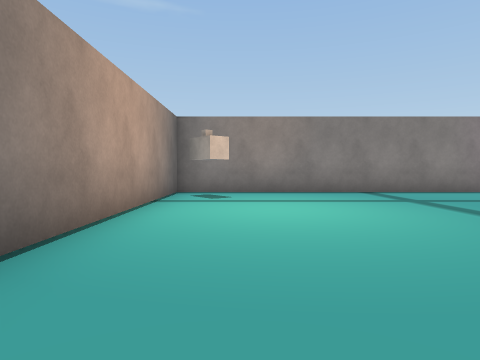
view 1 (above)

24 first-person views from a walk through a 3-D level made in the Unity game engine. The camera is 1.2 m above the floor, tilts 2° down and sees 75° across. The floor is counted in squares, 2 m on a side. Each view is taken from the middle of a square. On the plan, view 1 faces up. The plan holds only what a view shows up to about 9 squares ahead; the rest is blank. The place goes on beyond the plan. The player character is not drawn. Door leaves are left out, so doorways stand open. Some surface patterns are stand-ins.

view 2
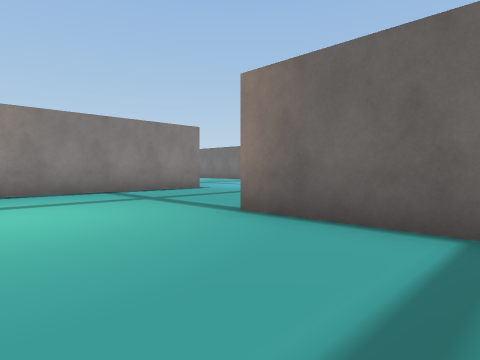

view 3
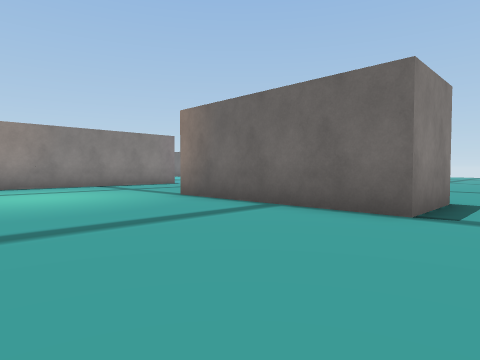

view 4
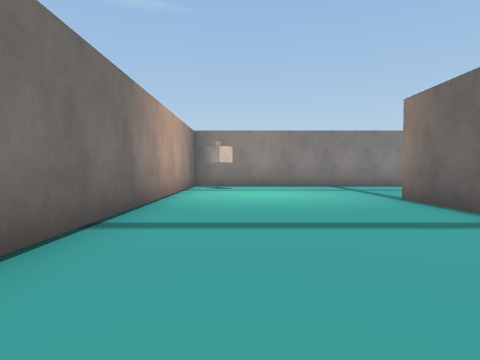

view 5
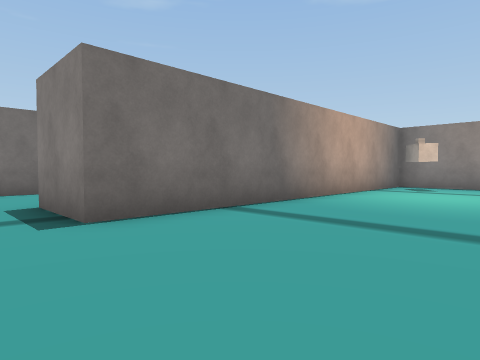

view 6
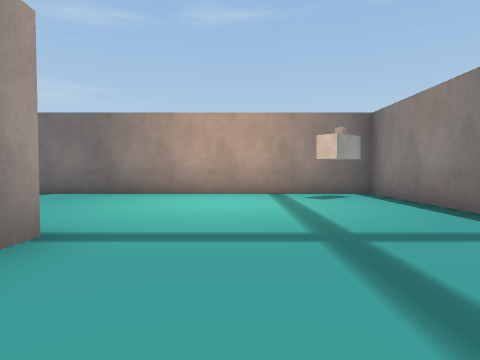

view 7
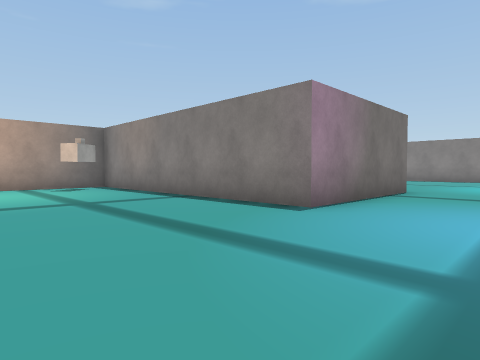

view 8
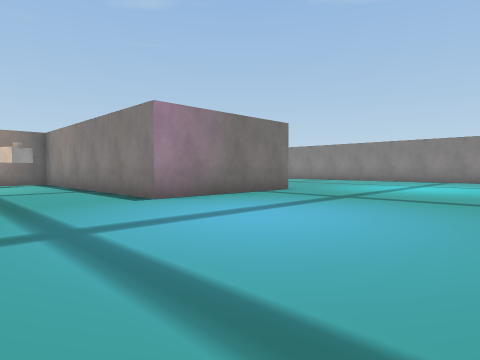

view 9
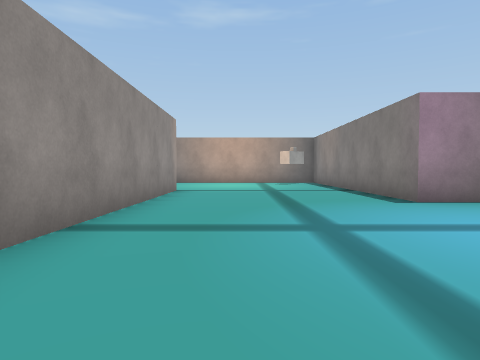

view 10
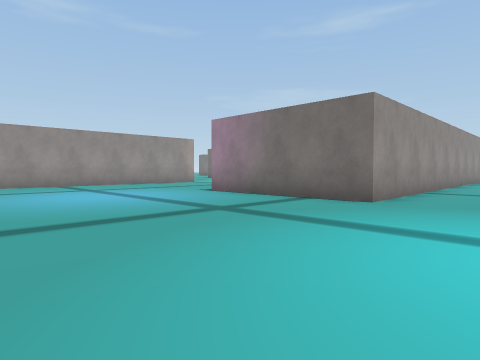

view 11
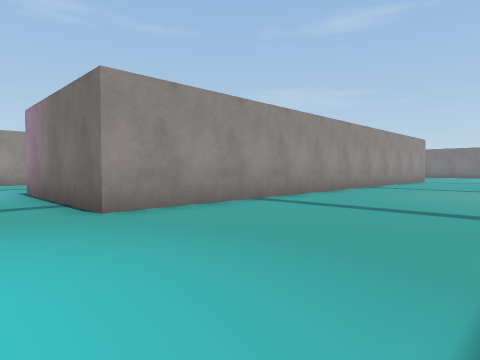

view 12
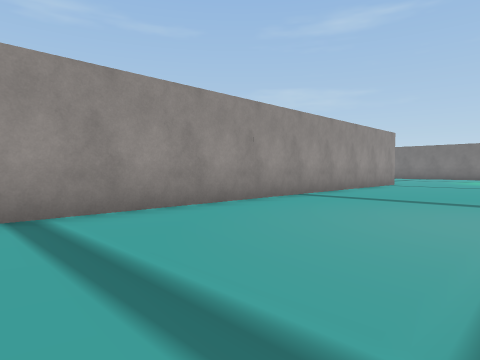

view 13
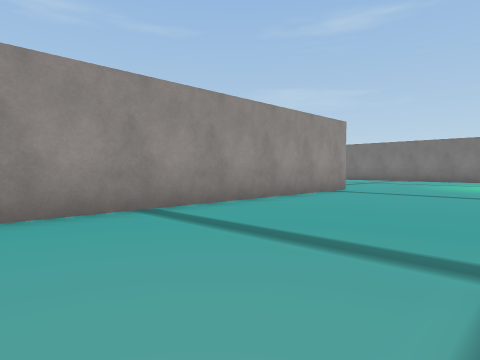

view 14
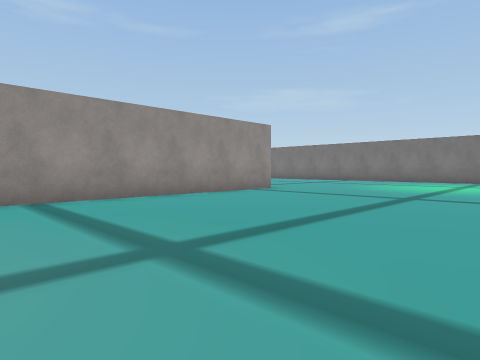

view 15
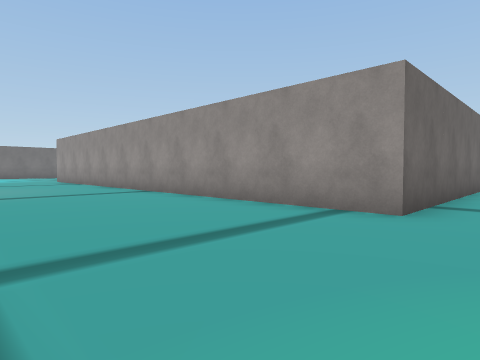

view 16
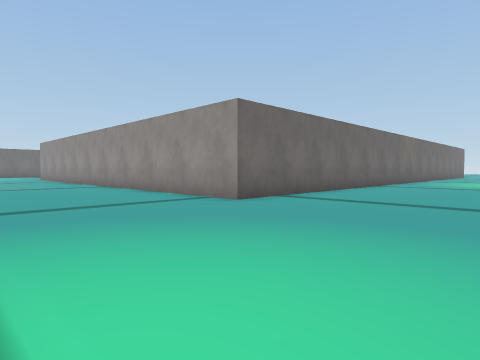

view 17
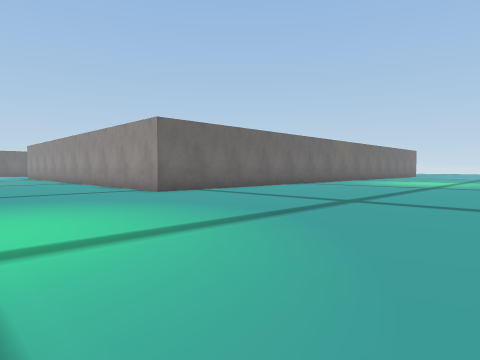

view 18
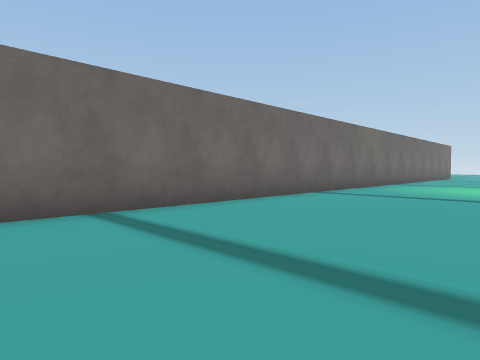

view 19
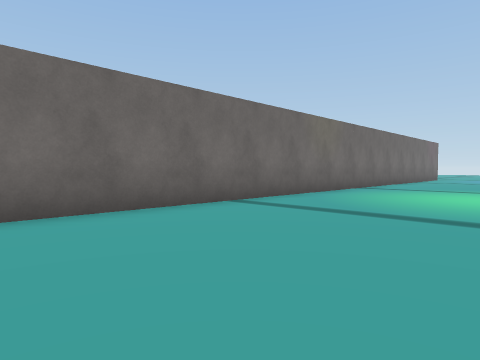

view 20
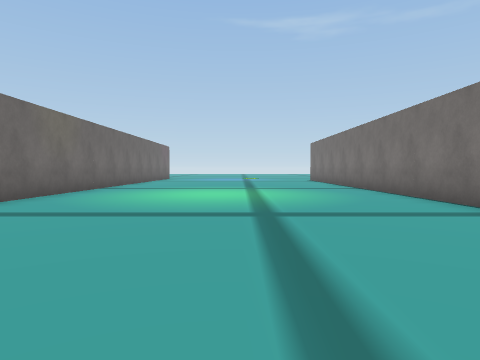

view 21
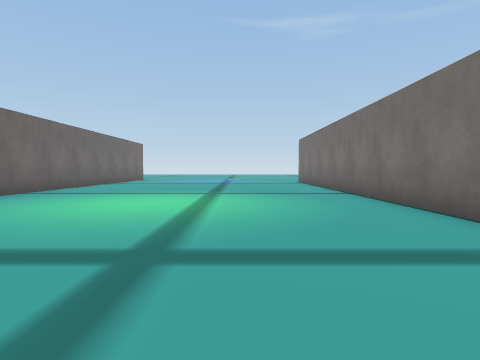

view 22
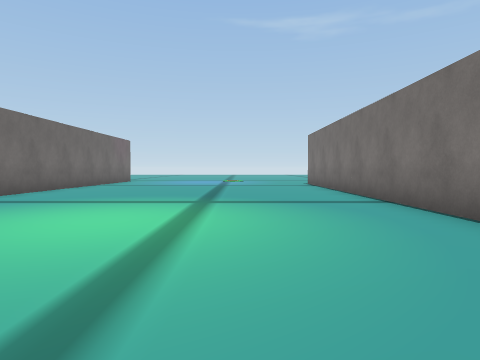

view 23
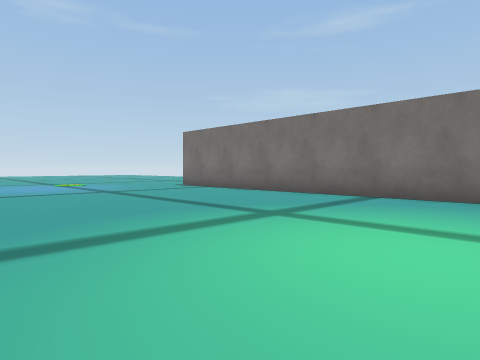

view 24
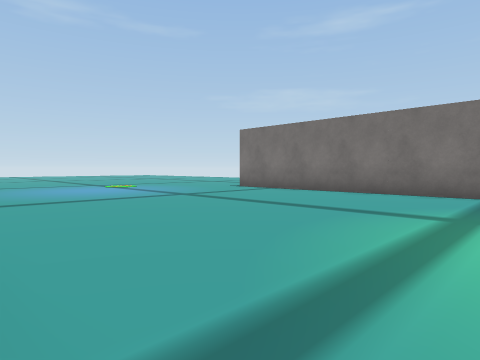

### Floor plan
Points are (right, up) in squares from view 1. A wall is a line through its corners. A room is listed if a view was taken in it or the views show most of it. See-through windows are left out.
Room 1 (views 1, 2, 3, 4, 5)
walls: (5.2, -1.8) (3.2, -1.8) (3.2, 3.2); (3.5, 8.2) (-1.7, 8.2) (-1.7, -1.8)
ways out: opening at (4, 8) to room 2; open door at (4, 5.5) to room 2; opening at (-2.5, -2.5); opening at (4.5, -2.5)
objects: other object (-1, 7)
Room 2 (views 6, 7, 8, 9, 10, 11, 12, 13, 14, 15, 16, 17, 18, 19, 20, 21, 22, 23, 24)
walls: (3.2, 3.2) (9.8, 3.2); (-16.8, 5.1) (-16.8, -3.5); (-8.7, -3.1) (-8.7, 12.7) (6.3, 12.7) (6.3, 8.2) (3.5, 8.2)
ways out: opening at (4, 8) to room 1; open door at (4, 5.5) to room 1

Where each view was taken, in squares from view 1:
view 1: 0 up, 0 right, facing up
view 2: 0 up, 0 right, facing up-right
view 3: 3 down, 1 left, facing up-right
view 4: 3 down, 0 right, facing up
view 5: 3 down, 2 right, facing up-left
view 6: 5 up, 6 right, facing left
view 7: 4 up, 9 right, facing up-left
view 8: 5 up, 12 right, facing up-left
view 9: 5 up, 12 right, facing left
view 10: 15 up, 12 right, facing down-left
view 11: 17 up, 8 right, facing down-left
view 12: 17 up, 4 right, facing down-left
view 13: 17 up, 0 right, facing down-left
view 14: 19 up, 1 left, facing down-left
view 15: 17 up, 10 left, facing down-right
view 16: 17 up, 13 left, facing down-right
view 17: 17 up, 16 left, facing down-right
view 18: 13 up, 13 left, facing down-right
view 19: 10 up, 13 left, facing down-right
view 20: 10 up, 13 left, facing down
view 21: 8 up, 14 left, facing down
view 22: 6 up, 14 left, facing down
view 23: 3 up, 10 left, facing down-left
view 24: 1 up, 9 left, facing down-left
